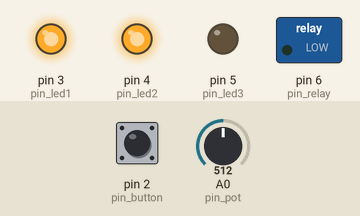
This sketch was run on a simulated Arduino Uno, built with avr-gcc and run on an emulated ATmega328P. Shown: switched loads named in the sketch (green lamp = pin HIGH), output pins drawn as LEDs (lit = HIGH). The test bench sets the inputs (shaded band); at power-on: A0 (pin_pot) = 512, pin 2 (pin_button) LOW.

Above: at 1.2 s.
1.3 s: A0 (pin_pot) set to 567
2.8 s: A0 (pin_pot) set to 595
At 3.9 s:
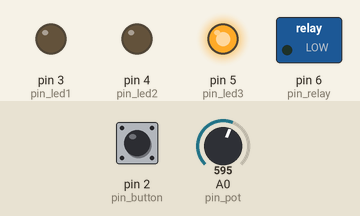
4.3 s: pin 2 (pin_button) pulled HIGH for 0.15 s
At 5.3 s:
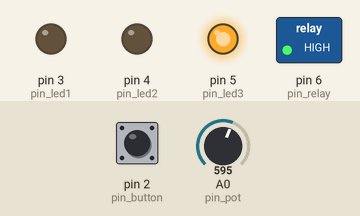
6.9 s: A0 (pin_pot) set to 306
At 8.1 s:
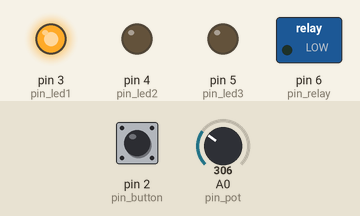
8.4 s: pin 2 (pin_button) pulled HIGH for 1 s
At 10.0 s:
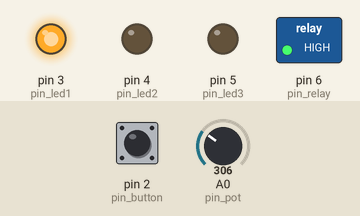
11.6 s: A0 (pin_pot) set to 186
13.1 s: A0 (pin_pot) set to 161
At 14.1 s:
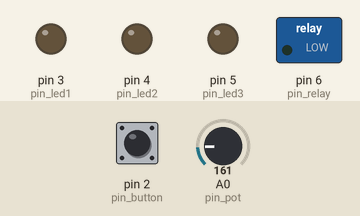
Timing chart, 0 to 15.6 s (numbered marks = the images above; inputs shaded):
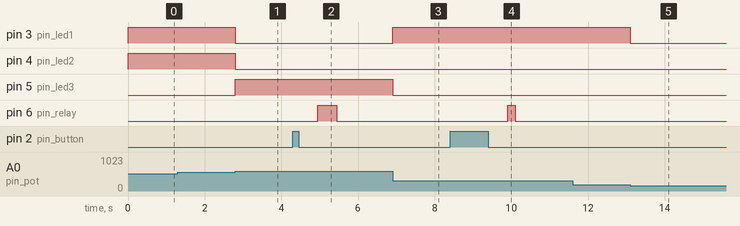

The sketch:

brace_control_panel_activation.ino
```cpp
//TITLE: brace_control_panel_activation
//AUTHOR: Duncan Stevenson
//PURPOSE: script for controlling the pressure system via proprietary control board.

//Control board has 3 LEDs, 1 button, 1 potentiometer.
//3 LEDs are used to show binary number of selection from 1-8.
//Poentiometer controls selection number.
//Button activates the solenoid valve.
//Selection number is configurable through minOutput and stepOutput.

//minOutput is solenoid open time at potentiometer position 0.
//stepOutput is increase for each subsequent potentiometer position.
float minOutput = .1;
float stepOutput = .1;

int pin_led1 = 3;
int pin_led2 = 4;
int pin_led3 = 5;
int pin_button = 2;
int pin_relay = 6;
int pin_pot = A0;
int rawPotVal = 0;
int pPotVal = 0;
int pPotVal_last = 0;
float solenoidOpen = 0;
int activate = LOW;
int b1 = LOW;
int b2 = LOW;
int b3 = LOW;

//Setup all devices
void setup() {
  pinMode(pin_led1, OUTPUT);
  pinMode(pin_led2, OUTPUT);
  pinMode(pin_led3, OUTPUT);
  pinMode(pin_button, INPUT);
  pinMode(pin_relay, OUTPUT);

}


void loop() {
  //Start each loop by reading button, not used until after checking pot value
  int buttonState = digitalRead(pin_button);

  //sets solenoid open time using the potentiometer
  rawPotVal = analogRead(pin_pot);
  pPotVal = map(rawPotVal, 30, 1000, 0, 7);
  solenoidOpen = minOutput + (pPotVal * stepOutput);

  //uses binary to display value from 1-8
  if (pPotVal != pPotVal_last){
    binaryLED(pPotVal);
  }
  pPotVal_last = pPotVal;

  //activate brace if button is pressed
  if(buttonState == HIGH){
    activate = HIGH;
  } else {
    if (activate == HIGH){
      delay(500);
      activateSolenoid(solenoidOpen*1000); //convert s to ms
      activate = LOW;
    }
  }
}


void activateSolenoid(int openTime){
  digitalWrite(pin_relay, HIGH);
  delay(openTime);
  digitalWrite(pin_relay, LOW);
}


void binaryLED(int n1) {
  b1 = LOW;
  b2 = LOW;
  b3 = LOW;

  if (n1==1 || n1==3 || n1==5 || n1==7){
    b1=HIGH;
  }
  if (n1==2 || n1==3 || n1==6 || n1==7){
    b2=HIGH;
  }
  if (n1==4 || n1==6 || n1==5 || n1==7){
    b3=HIGH;
  }

  digitalWrite(pin_led1, b1);
  digitalWrite(pin_led2, b2);
  digitalWrite(pin_led3, b3);

}
```

Measured:
- the behaviour switches between 584 and 585 on A0 (pin_pot) (found by bisection; images 0 and 1)
- the behaviour switches between 169 and 168 on A0 (pin_pot) (found by bisection; images 4 and 5)
- after the input at 1.3 s, every drawn part: stays the same
- after the input at 2.8 s, pin 3 (pin_led1), pin 4 (pin_led2): HIGH → LOW at once; pin 5 (pin_led3): LOW → HIGH at once
- after the input at 4.3 s, pin 6 (pin_relay): LOW → HIGH after 0.65 s, → LOW 0.50 s later
- after the input at 6.9 s, pin 3 (pin_led1): LOW → HIGH at once; pin 5 (pin_led3): HIGH → LOW at once
- after the input at 8.4 s, pin 6 (pin_relay): LOW → HIGH after 1.5 s, → LOW 0.20 s later
- after the input at 11.6 s, every drawn part: stays the same
- after the input at 13.1 s, pin 3 (pin_led1): HIGH → LOW at once
